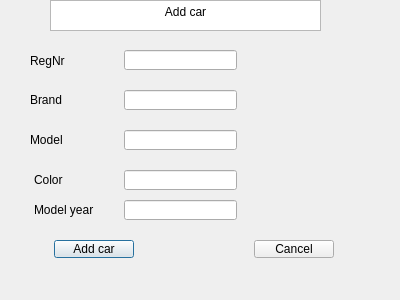
<?xml version="1.0" encoding="UTF-8"?>
<ui version="4.0">
 <class>CarAdd</class>
 <widget class="QDialog" name="CarAdd">
  <property name="geometry">
   <rect>
    <x>0</x>
    <y>0</y>
    <width>400</width>
    <height>300</height>
   </rect>
  </property>
  <property name="windowTitle">
   <string>Dialog</string>
  </property>
  <widget class="QTextBrowser" name="textBrowser">
   <property name="geometry">
    <rect>
     <x>50</x>
     <y>0</y>
     <width>271</width>
     <height>31</height>
    </rect>
   </property>
   <property name="html">
    <string>&lt;!DOCTYPE HTML PUBLIC &quot;-//W3C//DTD HTML 4.0//EN&quot; &quot;http://www.w3.org/TR/REC-html40/strict.dtd&quot;&gt;
&lt;html&gt;&lt;head&gt;&lt;meta name=&quot;qrichtext&quot; content=&quot;1&quot; /&gt;&lt;meta charset=&quot;utf-8&quot; /&gt;&lt;style type=&quot;text/css&quot;&gt;
p, li { white-space: pre-wrap; }
hr { height: 1px; border-width: 0; }
li.unchecked::marker { content: &quot;\2610&quot;; }
li.checked::marker { content: &quot;\2612&quot;; }
&lt;/style&gt;&lt;/head&gt;&lt;body style=&quot; font-family:'Segoe UI'; font-size:9pt; font-weight:400; font-style:normal;&quot;&gt;
&lt;p align=&quot;center&quot; style=&quot; margin-top:0px; margin-bottom:0px; margin-left:0px; margin-right:0px; -qt-block-indent:0; text-indent:0px;&quot;&gt;Add car&lt;/p&gt;&lt;/body&gt;&lt;/html&gt;</string>
   </property>
  </widget>
  <widget class="QLabel" name="label_2">
   <property name="geometry">
    <rect>
     <x>30</x>
     <y>90</y>
     <width>71</width>
     <height>20</height>
    </rect>
   </property>
   <property name="text">
    <string>Brand</string>
   </property>
  </widget>
  <widget class="QLabel" name="label_5">
   <property name="geometry">
    <rect>
     <x>34</x>
     <y>200</y>
     <width>71</width>
     <height>20</height>
    </rect>
   </property>
   <property name="text">
    <string>Model year</string>
   </property>
  </widget>
  <widget class="QLineEdit" name="RegNr">
   <property name="geometry">
    <rect>
     <x>124</x>
     <y>50</y>
     <width>113</width>
     <height>20</height>
    </rect>
   </property>
  </widget>
  <widget class="QLabel" name="label_3">
   <property name="geometry">
    <rect>
     <x>30</x>
     <y>130</y>
     <width>71</width>
     <height>20</height>
    </rect>
   </property>
   <property name="text">
    <string>Model</string>
   </property>
  </widget>
  <widget class="QPushButton" name="addCar">
   <property name="geometry">
    <rect>
     <x>54</x>
     <y>240</y>
     <width>80</width>
     <height>18</height>
    </rect>
   </property>
   <property name="text">
    <string>Add car</string>
   </property>
  </widget>
  <widget class="QLabel" name="label_4">
   <property name="geometry">
    <rect>
     <x>34</x>
     <y>170</y>
     <width>61</width>
     <height>20</height>
    </rect>
   </property>
   <property name="text">
    <string>Color</string>
   </property>
  </widget>
  <widget class="QLineEdit" name="Brand">
   <property name="geometry">
    <rect>
     <x>124</x>
     <y>90</y>
     <width>113</width>
     <height>20</height>
    </rect>
   </property>
  </widget>
  <widget class="QLineEdit" name="Color">
   <property name="geometry">
    <rect>
     <x>124</x>
     <y>170</y>
     <width>113</width>
     <height>20</height>
    </rect>
   </property>
  </widget>
  <widget class="QPushButton" name="Cancel">
   <property name="geometry">
    <rect>
     <x>254</x>
     <y>240</y>
     <width>80</width>
     <height>18</height>
    </rect>
   </property>
   <property name="text">
    <string>Cancel</string>
   </property>
  </widget>
  <widget class="QLineEdit" name="Model">
   <property name="geometry">
    <rect>
     <x>124</x>
     <y>130</y>
     <width>113</width>
     <height>20</height>
    </rect>
   </property>
  </widget>
  <widget class="QLineEdit" name="ModelYear">
   <property name="geometry">
    <rect>
     <x>124</x>
     <y>200</y>
     <width>113</width>
     <height>20</height>
    </rect>
   </property>
  </widget>
  <widget class="QLabel" name="label">
   <property name="geometry">
    <rect>
     <x>30</x>
     <y>50</y>
     <width>71</width>
     <height>21</height>
    </rect>
   </property>
   <property name="text">
    <string>RegNr</string>
   </property>
  </widget>
 </widget>
 <resources/>
 <connections/>
</ui>
